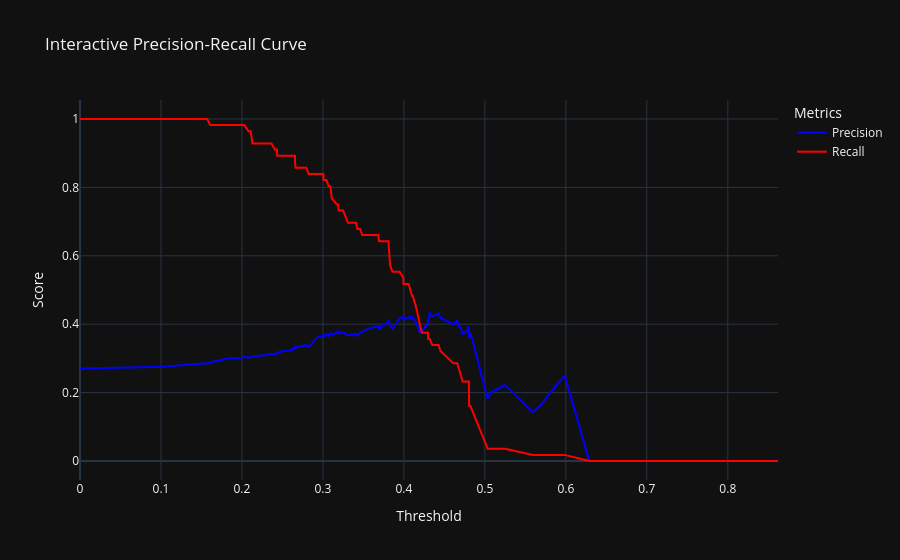

Notebook source saved alongside this figure:
### Code cell
import plotly.graph_objects as go
from sklearn.metrics import precision_recall_curve

# Assuming 'model' is your trained model and 'X_valid' contains the features
prob_text = model.predict_proba(X_valid['text_all'])[:, 1]
precision, recall, thresholds = precision_recall_curve(y_true, prob_text)

# Create interactive precision-recall curve
fig = go.Figure()

fig.add_trace(go.Scatter(x=thresholds, y=precision[:-1], mode='lines', name='Precision', line=dict(color='blue')))
fig.add_trace(go.Scatter(x=thresholds, y=recall[:-1], mode='lines', name='Recall', line=dict(color='red')))

fig.update_layout(
    title='Interactive Precision-Recall Curve',
    xaxis_title='Threshold',
    yaxis_title='Score',
    legend_title='Metrics',
    template='plotly_dark'
)

fig.show()

### Figure 1 — Plotly figure (JSON) as saved in the notebook; plotly's stock layout.template omitted (floating-point values rounded to 4 significant figures; data arrays with more than 128 entries replaced by an {"elided": "..."} marker saying what was removed)
{"data": [{"line": {"color": "blue"}, "mode": "lines", "name": "Precision", "type": "scatter", "x": {"elided": "129 float values"}, "y": {"elided": "129 float values"}}, {"line": {"color": "red"}, "mode": "lines", "name": "Recall", "type": "scatter", "x": {"elided": "129 float values"}, "y": {"elided": "129 float values"}}], "layout": {"legend": {"title": {"text": "Metrics"}}, "title": {"text": "Interactive Precision-Recall Curve"}, "xaxis": {"title": {"text": "Threshold"}}, "yaxis": {"title": {"text": "Score"}}}}
